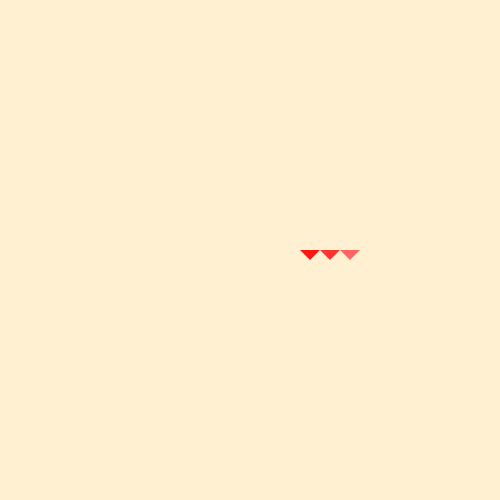
Frame 1 (no input)
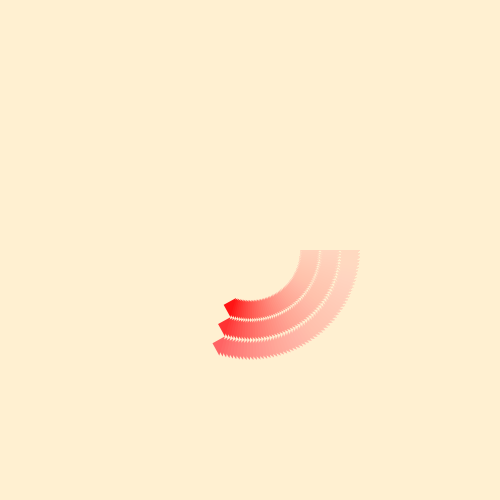
Frame 60 (the mouse pressed at the canvas centre just before this capture)
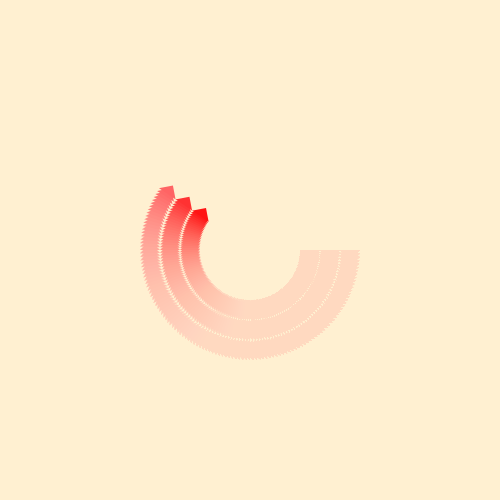
Frame 120 (the mouse held since frame 60 and released just before this capture)

The Processing sketch that drew these frames (run headless with seeded random() and noise(); from frame 60 on, the mouse is pressed at the canvas centre):

// Processing sketch: vector_rotation_3
// ── vector_rotation_3.pde
PVector offset=new PVector(60, 0);
PVector offset2=new PVector(80, 0);
PVector offset3=new PVector(100, 0);


PVector center=new PVector(0, 0);
float radius=10;

color col1=color(255, 20, 20);
color col2=color(255, 50, 50);
color col3=color(255, 100, 100);

float speed1=(2*PI)/200;
float speed2=(2*PI)/200;
float speed3=(2*PI)/200;
float heading3Before=0;

void setup() {
  size(500, 500);
  center.set(width/2, height/2);
  noStroke();
  background(255, 240, 209);
  //frameRate(20);
}

void draw() {

fill(255,240,209,10);
rect(0,0,width,height);



  PVector position=PVector.add(offset, center); 
  PVector position2=PVector.add(offset2, center); 
  PVector position3=PVector.add(offset3, center); 

  //ellipse(position.x, position.y, radius*2, radius*2);
  fill(col1);
  pushMatrix();
  translate(position.x, position.y);
  rotate(offset.heading());
  triangle(-10, 0, 10, 0, 0, 10);
  popMatrix();




  //ellipse(position.x, position.y, radius*2, radius*2);
  fill(col2);
  pushMatrix();
  translate(position2.x, position2.y);
  rotate(offset2.heading());
  triangle(-10, 0, 10, 0, 0, 10);
  popMatrix();


  //ellipse(position.x, position.y, radius*2, radius*2);
  fill(col3);
  pushMatrix();
  translate(position3.x, position3.y);
  rotate(offset3.heading());
  triangle(-10, 0, 10, 0, 0, 10);
  popMatrix();


  offset.rotate(speed1);  
  offset2.rotate(speed2);
  offset3.rotate(speed3);
}
